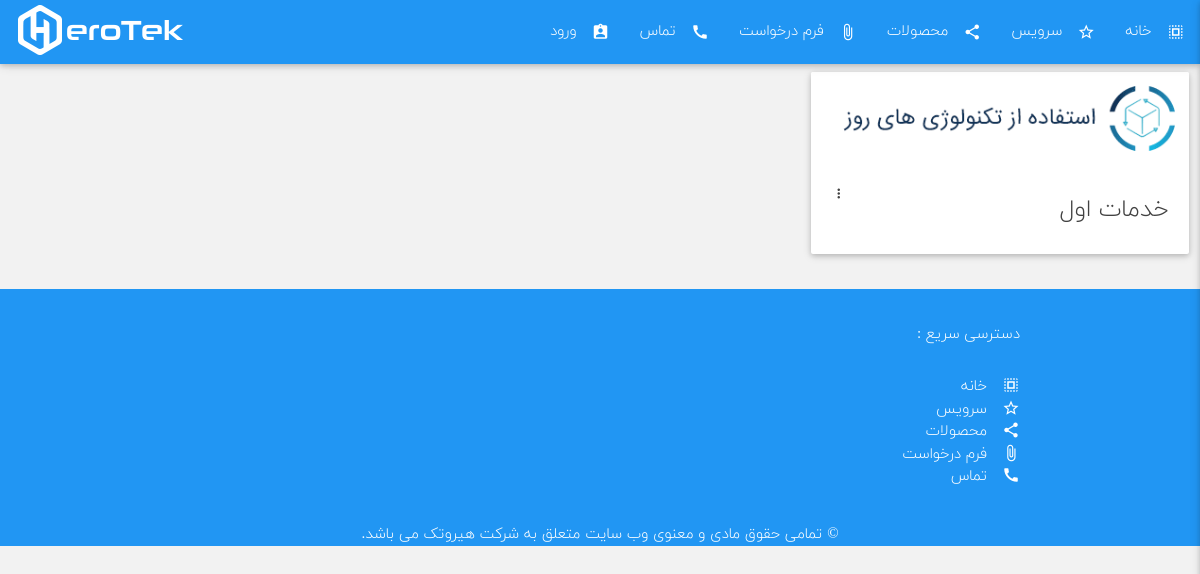
Before: /service/ with the older database file.
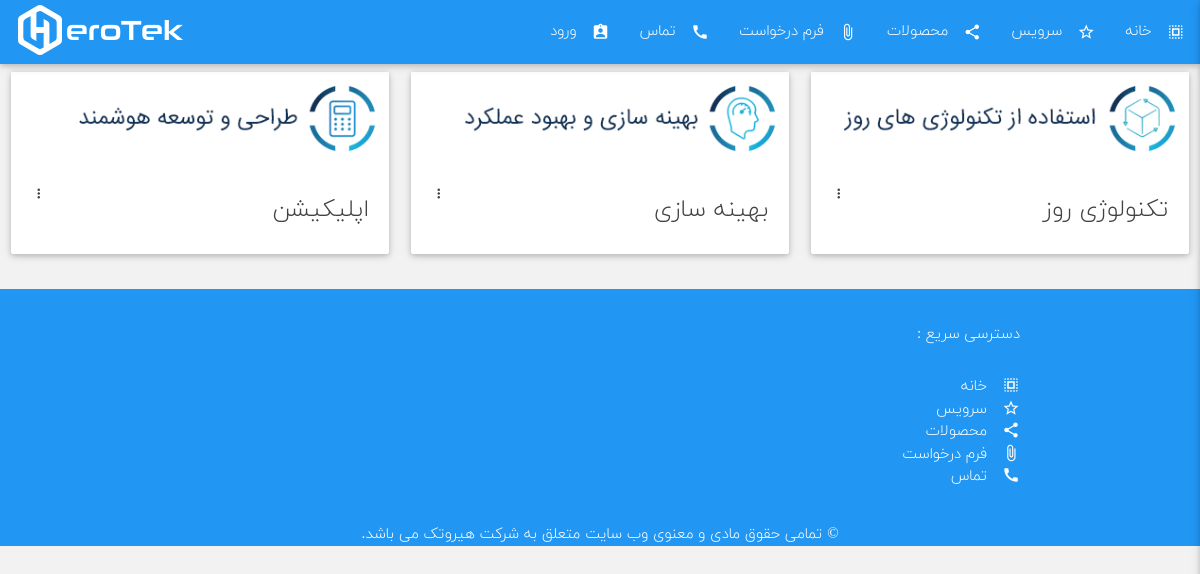
After: the same page with the newer database file.
### app/models.py (models this page shows, shortened)
class Service(models.Model):
    name = models.CharField(max_length=80)
    desc = models.TextField()
    pic = models.FileField(upload_to='pic/', blank=True, null=True)
    date = models.DateTimeField()

### app/views.py (the view)
# urls.py: path('service/', service , name="service"),
def service(request):
    services = Service.objects.all()
    return render(request, 'app/service.html', {'services':services})

### app/templates/app/service.html (shortened to what this page needs)
{% extends 'app/base.html' %} {% load static %} {% block content %}
<div class="container-fluid">
    <div class="row">
        {% for service in services %}
        <div class="col s10 offset-s1 m6 l4 xl4">
            <div class="card hoverable">
                <div class="card-image waves-effect waves-block waves-light">
                    <img src="{{ service.pic.url }}" alt="{{ service.name }}" class="activator">
                </div>
                <div class="card-content">
                    <span class="activator card-title grey-text text-darken-3">{{ service.name }} <i class="material-icons left tiny">more_vert</i></span>
                </div>
            </div>
        </div>
        {% endfor %}
    </div>
</div>
{% endblock %}

Changed rows visible on the page:
changed Service: name "خدمات اول" → "تکنولوژی روز"
added Service: pic (picture), name "بهینه سازی"
added Service: pic (picture), name "اپلیکیشن"
